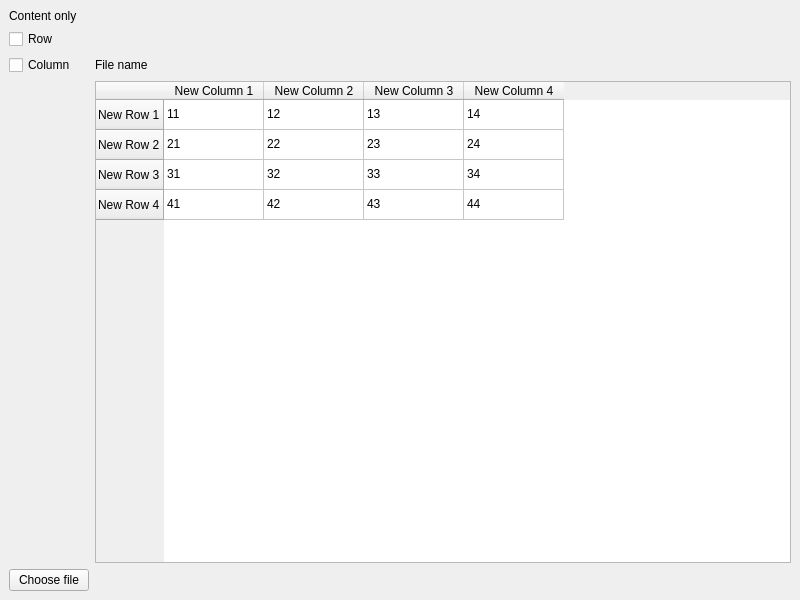
<?xml version="1.0" encoding="UTF-8"?>
<ui version="4.0">
 <class>MainWindow</class>
 <widget class="QMainWindow" name="MainWindow">
  <property name="geometry">
   <rect>
    <x>0</x>
    <y>0</y>
    <width>800</width>
    <height>600</height>
   </rect>
  </property>
  <property name="windowTitle">
   <string>Data display</string>
  </property>
  <widget class="QWidget" name="centralwidget">
   <layout class="QVBoxLayout" name="verticalLayout">
    <item>
     <layout class="QGridLayout" name="gridLayout">
      <item row="1" column="4">
       <widget class="QCheckBox" name="rowCheckBox">
        <property name="text">
         <string>Row</string>
        </property>
       </widget>
      </item>
      <item row="2" column="4">
       <widget class="QCheckBox" name="columnCheckBox">
        <property name="text">
         <string>Column</string>
        </property>
       </widget>
      </item>
      <item row="3" column="6">
       <widget class="QTableWidget" name="dataTable">
        <property name="minimumSize">
         <size>
          <width>0</width>
          <height>0</height>
         </size>
        </property>
        <property name="sortingEnabled">
         <bool>false</bool>
        </property>
        <row>
         <property name="text">
          <string>New Row 1</string>
         </property>
        </row>
        <row>
         <property name="text">
          <string>New Row 2</string>
         </property>
        </row>
        <row>
         <property name="text">
          <string>New Row 3</string>
         </property>
        </row>
        <row>
         <property name="text">
          <string>New Row 4</string>
         </property>
        </row>
        <column>
         <property name="text">
          <string>New Column 1</string>
         </property>
        </column>
        <column>
         <property name="text">
          <string>New Column 2</string>
         </property>
        </column>
        <column>
         <property name="text">
          <string>New Column 3</string>
         </property>
        </column>
        <column>
         <property name="text">
          <string>New Column 4</string>
         </property>
        </column>
        <item row="0" column="0">
         <property name="text">
          <string>11</string>
         </property>
        </item>
        <item row="0" column="1">
         <property name="text">
          <string>12</string>
         </property>
        </item>
        <item row="0" column="2">
         <property name="text">
          <string>13</string>
         </property>
        </item>
        <item row="0" column="3">
         <property name="text">
          <string>14</string>
         </property>
        </item>
        <item row="1" column="0">
         <property name="text">
          <string>21</string>
         </property>
        </item>
        <item row="1" column="1">
         <property name="text">
          <string>22</string>
         </property>
        </item>
        <item row="1" column="2">
         <property name="text">
          <string>23</string>
         </property>
        </item>
        <item row="1" column="3">
         <property name="text">
          <string>24</string>
         </property>
        </item>
        <item row="2" column="0">
         <property name="text">
          <string>31</string>
         </property>
        </item>
        <item row="2" column="1">
         <property name="text">
          <string>32</string>
         </property>
        </item>
        <item row="2" column="2">
         <property name="text">
          <string>33</string>
         </property>
        </item>
        <item row="2" column="3">
         <property name="text">
          <string>34</string>
         </property>
        </item>
        <item row="3" column="0">
         <property name="text">
          <string>41</string>
         </property>
        </item>
        <item row="3" column="1">
         <property name="text">
          <string>42</string>
         </property>
        </item>
        <item row="3" column="2">
         <property name="text">
          <string>43</string>
         </property>
        </item>
        <item row="3" column="3">
         <property name="text">
          <string>44</string>
         </property>
        </item>
       </widget>
      </item>
      <item row="0" column="4">
       <widget class="QLabel" name="contentOnlyLabel">
        <property name="text">
         <string>Content only</string>
        </property>
        <property name="alignment">
         <set>Qt::AlignLeading|Qt::AlignLeft|Qt::AlignTop</set>
        </property>
       </widget>
      </item>
      <item row="4" column="4">
       <widget class="QPushButton" name="chooseFileButton">
        <property name="text">
         <string>Choose file</string>
        </property>
       </widget>
      </item>
      <item row="2" column="6">
       <widget class="QLabel" name="fileNameLabel">
        <property name="text">
         <string>File name</string>
        </property>
       </widget>
      </item>
     </layout>
    </item>
   </layout>
  </widget>
 </widget>
 <resources/>
 <connections/>
</ui>
